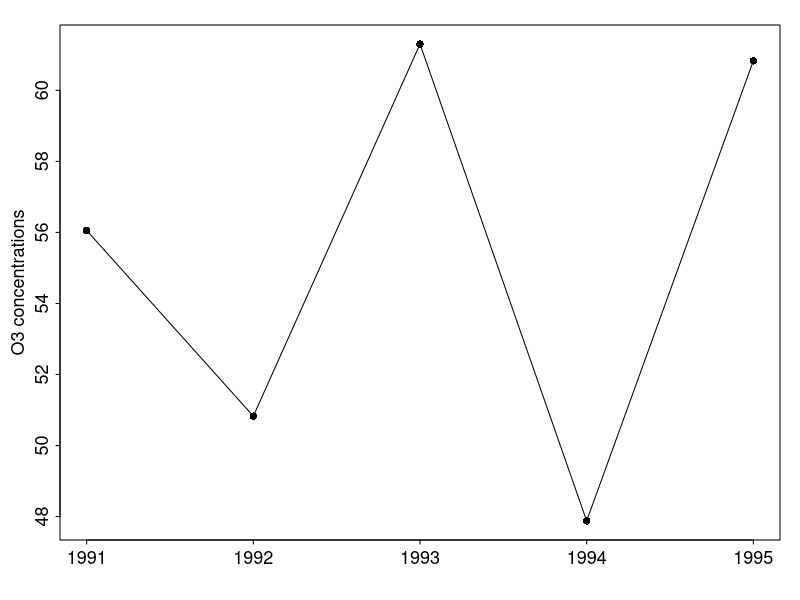
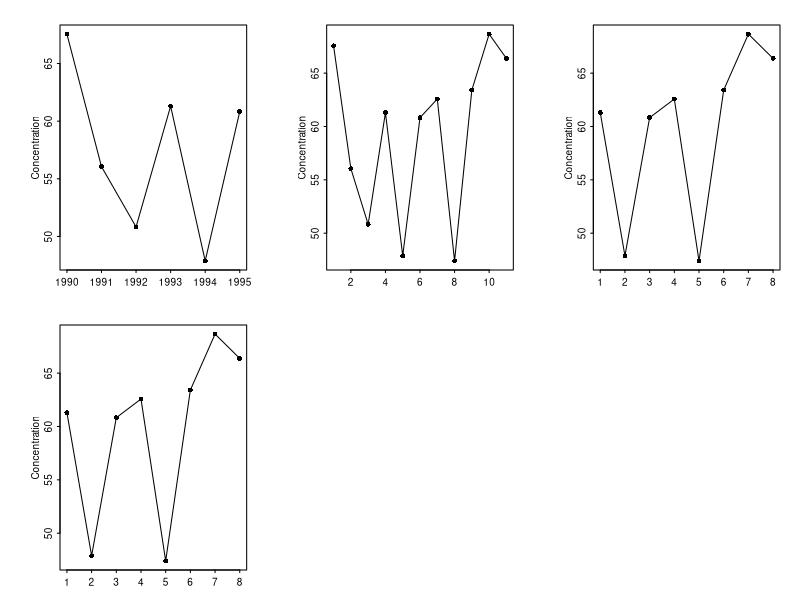

Write the R code that produced these figures, in order.
#change your working directory
setwd("~/Summer_tutor/For_Guangyi/20190722/sample_code")
data=read.csv("small_data.csv",header=TRUE)
y=data[,"mean"]
y[y<=-999]=NA
data[,"mean"]=y

#=== I define a function here====
cal_season_mean=function(data,yr1=1990,yr2=2000){#These are input parameters
   season_mean=array(NA,yr2-yr1+1)
   for(year in yr1:yr2){#loop over each year
	  ind=(data[,"year"]==year & data[,"month"]>=6 & data[,"month"]<=8)
	  season_mean[year-yr1+1]=mean(data[ind,"mean"],na.rm=TRUE)
   }
   return(season_mean)#We need to return a value
}


dev.new(width=5,height=2.8)
par(mai=c(0.6, 0.6, 0.25, 0.2), mgp=c(1.6, 0.4, 0), tcl=-0.2, ps=13)
yr1=1991;yr2=1995
x=yr1:yr2
y= cal_season_mean(data,yr1,yr2)#Call the function
plot(yr1:yr2,y,pch=16,type="o",xlab="",ylab="O3 concentrations")

#=== I define a function here but I use tapply====
cal_season_mean2=function(data,yr1=1990,yr2=2000){
   ind=(data[,"year"]>=yr1 & data[,"year"]<=yr2 & data[,"month"]>=6 & data[,"month"]<=8)
   #Here I use tapply to make my code succinct
   season_mean=tapply(data[ind,"mean"],data[ind,"year"],mean,na.rm=TRUE)
   return(season_mean)
}
y= cal_season_mean(data,yr1,yr2)#Call the function
y2= cal_season_mean2(data,yr1,yr2)#Call the function
#you can see y and y2 are the same.

#==== how to plot multiple figures in one plot? ===
dev.new(width=5,height=2.8)
par(mar=c(3,2,1,3))
par(mfrow=c(2,3))####
par(mai=c(0.3, 0.6, 0.25, 0.2), mgp=c(1.4, 0.4, 0), tcl=-0.2, ps=11)
x=1990:1995
y=cal_season_mean2(data,1990,1995)
plot(x,y,ylab="Concentration",xlab="",pch=16,type="o")
plot(cal_season_mean2(data,1990,2000),ylab="Concentration",xlab="",pch=16,type="o")
plot(cal_season_mean2(data,1993,2009),ylab="Concentration",xlab="",pch=16,type="o")
plot(cal_season_mean2(data,1993,2010),ylab="Concentration",xlab="",pch=16,type="o")